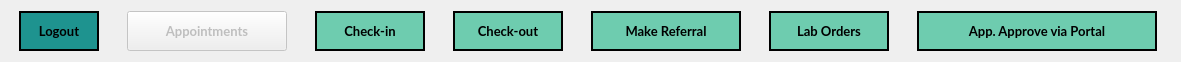
      <widget class="QGroupBox" name="groupBox_7">
       <property name="geometry">
        <rect>
         <x>110</x>
         <y>41</y>
         <width>1181</width>
         <height>51</height>
        </rect>
       </property>
       <property name="styleSheet">
        <string notr="true">QGroupBox {
	border: none;
	border-image: none;
	background-color: none;
}</string>
       </property>
       <layout class="QHBoxLayout" name="Layout_NavBar_4">
        <property name="spacing">
         <number>20</number>
        </property>
        <item>
         <widget class="QPushButton" name="Nav_LogoutBtn">
          <property name="minimumSize">
           <size>
            <width>80</width>
            <height>40</height>
           </size>
          </property>
          <property name="maximumSize">
           <size>
            <width>60</width>
            <height>16777215</height>
           </size>
          </property>
          <property name="font">
           <font>
            <family>Lato</family>
            <pointsize>10</pointsize>
            <weight>75</weight>
            <bold>true</bold>
           </font>
          </property>
          <property name="cursor">
           <cursorShape>PointingHandCursor</cursorShape>
          </property>
          <property name="styleSheet">
           <string notr="true">QPushButton {
	border-image: none;
	background-color: rgb(30, 147, 143);
	color: black;
	border: 2px solid black;
}

QPushButton::hover {
	background-color: rgb(14, 81, 85);
	color: white;
}</string>
          </property>
          <property name="text">
           <string>Logout</string>
          </property>
         </widget>
        </item>
        <item>
         <widget class="QPushButton" name="Nav_Appointments">
          <property name="enabled">
           <bool>false</bool>
          </property>
          <property name="sizePolicy">
           <sizepolicy hsizetype="Preferred" vsizetype="Fixed">
            <horstretch>0</horstretch>
            <verstretch>0</verstretch>
           </sizepolicy>
          </property>
          <property name="minimumSize">
           <size>
            <width>160</width>
            <height>40</height>
           </size>
          </property>
          <property name="maximumSize">
           <size>
            <width>90</width>
            <height>16777215</height>
           </size>
          </property>
          <property name="font">
           <font>
            <family>Lato</family>
            <pointsize>10</pointsize>
            <weight>75</weight>
            <bold>true</bold>
           </font>
          </property>
          <property name="cursor">
           <cursorShape>PointingHandCursor</cursorShape>
          </property>
          <property name="autoFillBackground">
           <bool>false</bool>
          </property>
          <property name="styleSheet">
           <string notr="true">QPushButton {
	border-image: none;
	background-color: rgba(110, 204, 175, .2);
	color: rgba(0, 0, 0, .2);
	border: 2px solid rgba(0, 0, 0, .2);
}

QPushButton::hover {
	background-color: rgb(139, 231, 100);
	color: white;
}</string>
          </property>
          <property name="text">
           <string>Appointments</string>
          </property>
         </widget>
        </item>
        <item>
         <widget class="QPushButton" name="Nav_CheckinBtn">
          <property name="minimumSize">
           <size>
            <width>110</width>
            <height>40</height>
           </size>
          </property>
          <property name="maximumSize">
           <size>
            <width>80</width>
            <height>16777215</height>
           </size>
          </property>
          <property name="font">
           <font>
            <family>Lato</family>
            <pointsize>10</pointsize>
            <weight>75</weight>
            <bold>true</bold>
           </font>
          </property>
          <property name="cursor">
           <cursorShape>PointingHandCursor</cursorShape>
          </property>
          <property name="styleSheet">
           <string notr="true">QPushButton {
	border-image: none;
	background-color: #6ECCAF;
	color: black;
	border: 2px solid black;
}

QPushButton::hover {
	background-color: rgb(139, 231, 100);
	color: white;
}

</string>
          </property>
          <property name="text">
           <string>Check-in</string>
          </property>
         </widget>
        </item>
        <item>
         <widget class="QPushButton" name="Nav_CheckoutBtn">
          <property name="minimumSize">
           <size>
            <width>110</width>
            <height>40</height>
           </size>
          </property>
          <property name="maximumSize">
           <size>
            <width>90</width>
            <height>16777215</height>
           </size>
          </property>
          <property name="font">
           <font>
            <family>Lato</family>
            <pointsize>10</pointsize>
            <weight>75</weight>
            <bold>true</bold>
           </font>
          </property>
          <property name="cursor">
           <cursorShape>PointingHandCursor</cursorShape>
          </property>
          <property name="styleSheet">
           <string notr="true">QPushButton {
	border-image: none;
	background-color: #6ECCAF;
	color: black;
	border: 2px solid black;
}

QPushButton::hover {
	background-color: rgb(139, 231, 100);
	color: white;
}</string>
          </property>
          <property name="text">
           <string>Check-out</string>
          </property>
         </widget>
        </item>
        <item>
         <widget class="QPushButton" name="Nav_MakeReferralBtn">
          <property name="minimumSize">
           <size>
            <width>150</width>
            <height>40</height>
           </size>
          </property>
          <property name="maximumSize">
           <size>
            <width>110</width>
            <height>16777215</height>
           </size>
          </property>
          <property name="font">
           <font>
            <family>Lato</family>
            <pointsize>10</pointsize>
            <weight>75</weight>
            <bold>true</bold>
           </font>
          </property>
          <property name="cursor">
           <cursorShape>PointingHandCursor</cursorShape>
          </property>
          <property name="styleSheet">
           <string notr="true">QPushButton {
	border-image: none;
	background-color: #6ECCAF;
	color: black;
	border: 2px solid black;
}

QPushButton::hover {
	background-color: rgb(139, 231, 100);
	color: white;
}
</string>
          </property>
          <property name="text">
           <string>Make Referral</string>
          </property>
         </widget>
        </item>
        <item>
         <widget class="QPushButton" name="Nav_LabOrdersBtn">
          <property name="minimumSize">
           <size>
            <width>120</width>
            <height>40</height>
           </size>
          </property>
          <property name="maximumSize">
           <size>
            <width>90</width>
            <height>16777215</height>
           </size>
          </property>
          <property name="font">
           <font>
            <family>Lato</family>
            <pointsize>10</pointsize>
            <weight>75</weight>
            <bold>true</bold>
           </font>
          </property>
          <property name="cursor">
           <cursorShape>PointingHandCursor</cursorShape>
          </property>
          <property name="styleSheet">
           <string notr="true">QPushButton {
	border-image: none;
	background-color: #6ECCAF;
	color: black;
	border: 2px solid black;
}

QPushButton::hover {
	background-color: rgb(139, 231, 100);
	color: white;
}</string>
          </property>
          <property name="text">
           <string>Lab Orders</string>
          </property>
         </widget>
        </item>
        <item>
         <widget class="QPushButton" name="Nav_ApproveAppointmentsBtn">
          <property name="minimumSize">
           <size>
            <width>240</width>
            <height>40</height>
           </size>
          </property>
          <property name="maximumSize">
           <size>
            <width>90</width>
            <height>16777215</height>
           </size>
          </property>
          <property name="font">
           <font>
            <family>Lato</family>
            <pointsize>10</pointsize>
            <weight>75</weight>
            <bold>true</bold>
           </font>
          </property>
          <property name="cursor">
           <cursorShape>PointingHandCursor</cursorShape>
          </property>
          <property name="styleSheet">
           <string notr="true">QPushButton {
	border-image: none;
	background-color: #6ECCAF;
	color: black;
	border: 2px solid black;
}

QPushButton::hover {
	background-color: rgb(139, 231, 100);
	color: white;
}</string>
          </property>
          <property name="text">
           <string>App. Approve via Portal</string>
          </property>
         </widget>
        </item>
       </layout>
      </widget>
